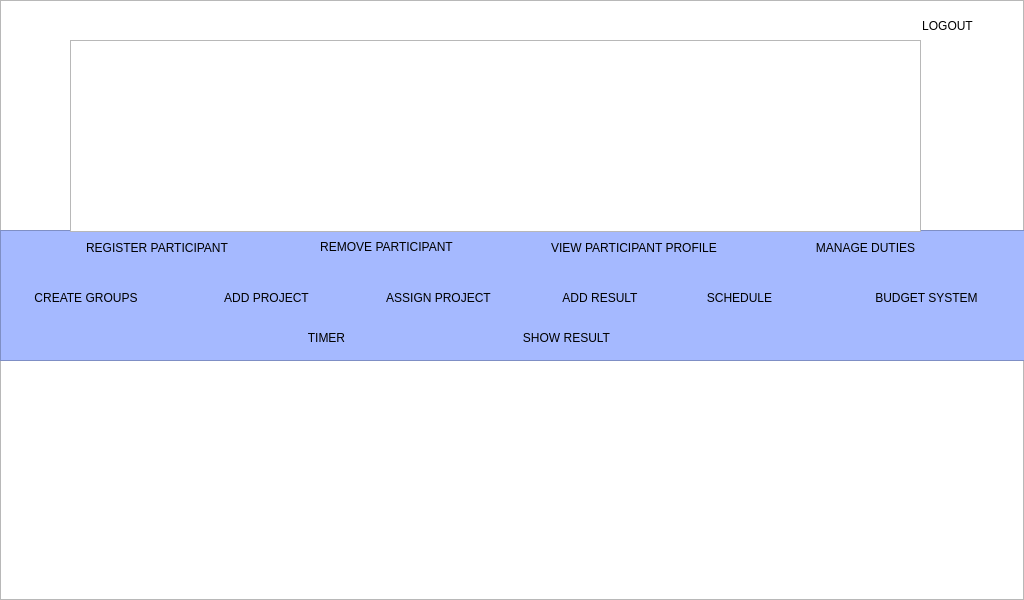
<?xml version="1.0" encoding="UTF-8"?>
<ui version="4.0">
 <class>HomeScreen</class>
 <widget class="QMainWindow" name="HomeScreen">
  <property name="geometry">
   <rect>
    <x>0</x>
    <y>0</y>
    <width>1024</width>
    <height>600</height>
   </rect>
  </property>
  <property name="windowTitle">
   <string>Home Screen</string>
  </property>
  <property name="styleSheet">
   <string notr="true"/>
  </property>
  <widget class="QWidget" name="centralwidget">
   <widget class="QGraphicsView" name="graphicsView">
    <property name="geometry">
     <rect>
      <x>70</x>
      <y>40</y>
      <width>851</width>
      <height>192</height>
     </rect>
    </property>
    <property name="styleSheet">
     <string notr="true">background-image: url(:/Login1/logo.png);</string>
    </property>
   </widget>
   <widget class="QPushButton" name="pushButton_2">
    <property name="geometry">
     <rect>
      <x>910</x>
      <y>10</y>
      <width>75</width>
      <height>31</height>
     </rect>
    </property>
    <property name="styleSheet">
     <string notr="true">font: 75 10pt &quot;Segoe Print&quot;;</string>
    </property>
    <property name="text">
     <string>LOGOUT</string>
    </property>
    <property name="flat">
     <bool>true</bool>
    </property>
   </widget>
   <widget class="QPushButton" name="pushButton_3">
    <property name="geometry">
     <rect>
      <x>510</x>
      <y>230</y>
      <width>248</width>
      <height>36</height>
     </rect>
    </property>
    <property name="whatsThis">
     <string>&lt;html&gt;&lt;head/&gt;&lt;body&gt;&lt;p align=&quot;justify&quot;&gt;aasdf&lt;/p&gt;&lt;/body&gt;&lt;/html&gt;</string>
    </property>
    <property name="styleSheet">
     <string notr="true">font: 75 12pt &quot;Segoe Print&quot;;</string>
    </property>
    <property name="text">
     <string>VIEW PARTICIPANT PROFILE</string>
    </property>
    <property name="flat">
     <bool>true</bool>
    </property>
   </widget>
   <widget class="QGraphicsView" name="graphicsView_2">
    <property name="geometry">
     <rect>
      <x>0</x>
      <y>230</y>
      <width>1031</width>
      <height>131</height>
     </rect>
    </property>
    <property name="styleSheet">
     <string notr="true">background-color: rgb(165, 185, 255);</string>
    </property>
   </widget>
   <widget class="QPushButton" name="pushButton_4">
    <property name="geometry">
     <rect>
      <x>280</x>
      <y>230</y>
      <width>213</width>
      <height>33</height>
     </rect>
    </property>
    <property name="styleSheet">
     <string notr="true">font: 75 12pt &quot;Segoe Script&quot;;</string>
    </property>
    <property name="text">
     <string>REMOVE PARTICIPANT</string>
    </property>
    <property name="flat">
     <bool>true</bool>
    </property>
   </widget>
   <widget class="QPushButton" name="pushButton_5">
    <property name="geometry">
     <rect>
      <x>200</x>
      <y>280</y>
      <width>133</width>
      <height>36</height>
     </rect>
    </property>
    <property name="styleSheet">
     <string notr="true">font: 75 12pt &quot;Segoe Print&quot;;</string>
    </property>
    <property name="text">
     <string>ADD PROJECT</string>
    </property>
    <property name="flat">
     <bool>true</bool>
    </property>
   </widget>
   <widget class="QPushButton" name="pushButton_6">
    <property name="geometry">
     <rect>
      <x>50</x>
      <y>230</y>
      <width>214</width>
      <height>36</height>
     </rect>
    </property>
    <property name="styleSheet">
     <string notr="true">font: 75 12pt &quot;Segoe Print&quot;;</string>
    </property>
    <property name="text">
     <string>REGISTER PARTICIPANT</string>
    </property>
    <property name="flat">
     <bool>true</bool>
    </property>
   </widget>
   <widget class="QPushButton" name="pushButton_7">
    <property name="geometry">
     <rect>
      <x>790</x>
      <y>230</y>
      <width>151</width>
      <height>36</height>
     </rect>
    </property>
    <property name="styleSheet">
     <string notr="true">font: 75 12pt &quot;Segoe Print&quot;;</string>
    </property>
    <property name="text">
     <string>MANAGE DUTIES</string>
    </property>
    <property name="flat">
     <bool>true</bool>
    </property>
   </widget>
   <widget class="QPushButton" name="pushButton_8">
    <property name="geometry">
     <rect>
      <x>10</x>
      <y>280</y>
      <width>152</width>
      <height>36</height>
     </rect>
    </property>
    <property name="styleSheet">
     <string notr="true">font: 75 12pt &quot;Segoe Print&quot;;</string>
    </property>
    <property name="text">
     <string>CREATE GROUPS</string>
    </property>
    <property name="flat">
     <bool>true</bool>
    </property>
   </widget>
   <widget class="QPushButton" name="pushButton">
    <property name="geometry">
     <rect>
      <x>360</x>
      <y>280</y>
      <width>157</width>
      <height>36</height>
     </rect>
    </property>
    <property name="styleSheet">
     <string notr="true">font: 75 12pt &quot;Segoe Print&quot;;</string>
    </property>
    <property name="text">
     <string>ASSIGN PROJECT</string>
    </property>
    <property name="flat">
     <bool>true</bool>
    </property>
   </widget>
   <widget class="QPushButton" name="pushButton_9">
    <property name="geometry">
     <rect>
      <x>540</x>
      <y>280</y>
      <width>120</width>
      <height>36</height>
     </rect>
    </property>
    <property name="styleSheet">
     <string notr="true">font: 75 12pt &quot;Segoe Print&quot;;</string>
    </property>
    <property name="text">
     <string>ADD RESULT</string>
    </property>
    <property name="flat">
     <bool>true</bool>
    </property>
   </widget>
   <widget class="QPushButton" name="pushButton_10">
    <property name="geometry">
     <rect>
      <x>690</x>
      <y>280</y>
      <width>99</width>
      <height>36</height>
     </rect>
    </property>
    <property name="styleSheet">
     <string notr="true">font: 75 12pt &quot;Segoe Print&quot;;</string>
    </property>
    <property name="text">
     <string>SCHEDULE</string>
    </property>
    <property name="flat">
     <bool>true</bool>
    </property>
   </widget>
   <widget class="QPushButton" name="pushButton_11">
    <property name="geometry">
     <rect>
      <x>850</x>
      <y>280</y>
      <width>153</width>
      <height>36</height>
     </rect>
    </property>
    <property name="styleSheet">
     <string notr="true">font: 75 12pt &quot;Segoe Print&quot;;</string>
    </property>
    <property name="text">
     <string>BUDGET SYSTEM</string>
    </property>
    <property name="flat">
     <bool>true</bool>
    </property>
   </widget>
   <widget class="QPushButton" name="pushButton_12">
    <property name="geometry">
     <rect>
      <x>500</x>
      <y>320</y>
      <width>133</width>
      <height>36</height>
     </rect>
    </property>
    <property name="styleSheet">
     <string notr="true">font: 75 12pt &quot;Segoe Print&quot;;</string>
    </property>
    <property name="text">
     <string>SHOW RESULT</string>
    </property>
    <property name="flat">
     <bool>true</bool>
    </property>
   </widget>
   <widget class="QPushButton" name="pushButton_13">
    <property name="geometry">
     <rect>
      <x>260</x>
      <y>320</y>
      <width>133</width>
      <height>36</height>
     </rect>
    </property>
    <property name="styleSheet">
     <string notr="true">font: 75 12pt &quot;Segoe Print&quot;;</string>
    </property>
    <property name="text">
     <string>TIMER</string>
    </property>
    <property name="flat">
     <bool>true</bool>
    </property>
   </widget>
   <widget class="QGraphicsView" name="graphicsView_3">
    <property name="geometry">
     <rect>
      <x>0</x>
      <y>0</y>
      <width>1024</width>
      <height>600</height>
     </rect>
    </property>
    <property name="styleSheet">
     <string notr="true">background-image: url(:/Login1/Abstract-wallpaper-for-PC-87 (1).jpg);</string>
    </property>
   </widget>
   <zorder>graphicsView_3</zorder>
   <zorder>graphicsView_2</zorder>
   <zorder>graphicsView</zorder>
   <zorder>pushButton_2</zorder>
   <zorder>pushButton_3</zorder>
   <zorder>pushButton_4</zorder>
   <zorder>pushButton_5</zorder>
   <zorder>pushButton_6</zorder>
   <zorder>pushButton_7</zorder>
   <zorder>pushButton_8</zorder>
   <zorder>pushButton</zorder>
   <zorder>pushButton_9</zorder>
   <zorder>pushButton_10</zorder>
   <zorder>pushButton_11</zorder>
   <zorder>pushButton_12</zorder>
   <zorder>pushButton_13</zorder>
  </widget>
 </widget>
 <resources>
  <include location="login1.qrc"/>
 </resources>
 <connections>
  <connection>
   <sender>pushButton_2</sender>
   <signal>clicked()</signal>
   <receiver>HomeScreen</receiver>
   <slot>logout()</slot>
   <hints>
    <hint type="sourcelabel">
     <x>930</x>
     <y>32</y>
    </hint>
    <hint type="destinationlabel">
     <x>915</x>
     <y>0</y>
    </hint>
   </hints>
  </connection>
  <connection>
   <sender>pushButton_3</sender>
   <signal>clicked()</signal>
   <receiver>HomeScreen</receiver>
   <slot>watchProfile()</slot>
   <hints>
    <hint type="sourcelabel">
     <x>618</x>
     <y>243</y>
    </hint>
    <hint type="destinationlabel">
     <x>586</x>
     <y>0</y>
    </hint>
   </hints>
  </connection>
  <connection>
   <sender>pushButton_4</sender>
   <signal>clicked()</signal>
   <receiver>HomeScreen</receiver>
   <slot>goToRemoveParticipant()</slot>
   <hints>
    <hint type="sourcelabel">
     <x>405</x>
     <y>242</y>
    </hint>
    <hint type="destinationlabel">
     <x>366</x>
     <y>0</y>
    </hint>
   </hints>
  </connection>
  <connection>
   <sender>pushButton_5</sender>
   <signal>clicked()</signal>
   <receiver>HomeScreen</receiver>
   <slot>goToAddProject()</slot>
   <hints>
    <hint type="sourcelabel">
     <x>270</x>
     <y>296</y>
    </hint>
    <hint type="destinationlabel">
     <x>314</x>
     <y>0</y>
    </hint>
   </hints>
  </connection>
  <connection>
   <sender>pushButton_7</sender>
   <signal>clicked()</signal>
   <receiver>HomeScreen</receiver>
   <slot>goToDuties()</slot>
   <hints>
    <hint type="sourcelabel">
     <x>879</x>
     <y>254</y>
    </hint>
    <hint type="destinationlabel">
     <x>803</x>
     <y>0</y>
    </hint>
   </hints>
  </connection>
  <connection>
   <sender>pushButton_6</sender>
   <signal>clicked()</signal>
   <receiver>HomeScreen</receiver>
   <slot>goToRegister()</slot>
   <hints>
    <hint type="sourcelabel">
     <x>135</x>
     <y>243</y>
    </hint>
    <hint type="destinationlabel">
     <x>235</x>
     <y>0</y>
    </hint>
   </hints>
  </connection>
  <connection>
   <sender>pushButton</sender>
   <signal>clicked()</signal>
   <receiver>HomeScreen</receiver>
   <slot>goToAssProject()</slot>
   <hints>
    <hint type="sourcelabel">
     <x>421</x>
     <y>302</y>
    </hint>
    <hint type="destinationlabel">
     <x>417</x>
     <y>0</y>
    </hint>
   </hints>
  </connection>
  <connection>
   <sender>pushButton_11</sender>
   <signal>clicked()</signal>
   <receiver>HomeScreen</receiver>
   <slot>goToBudget()</slot>
   <hints>
    <hint type="sourcelabel">
     <x>866</x>
     <y>296</y>
    </hint>
    <hint type="destinationlabel">
     <x>755</x>
     <y>0</y>
    </hint>
   </hints>
  </connection>
  <connection>
   <sender>pushButton_9</sender>
   <signal>clicked()</signal>
   <receiver>HomeScreen</receiver>
   <slot>goToResult()</slot>
   <hints>
    <hint type="sourcelabel">
     <x>599</x>
     <y>301</y>
    </hint>
    <hint type="destinationlabel">
     <x>543</x>
     <y>0</y>
    </hint>
   </hints>
  </connection>
  <connection>
   <sender>pushButton_12</sender>
   <signal>clicked()</signal>
   <receiver>HomeScreen</receiver>
   <slot>showResult()</slot>
   <hints>
    <hint type="sourcelabel">
     <x>609</x>
     <y>325</y>
    </hint>
    <hint type="destinationlabel">
     <x>733</x>
     <y>0</y>
    </hint>
   </hints>
  </connection>
  <connection>
   <sender>pushButton_13</sender>
   <signal>clicked()</signal>
   <receiver>HomeScreen</receiver>
   <slot>goToTimer()</slot>
   <hints>
    <hint type="sourcelabel">
     <x>344</x>
     <y>339</y>
    </hint>
    <hint type="destinationlabel">
     <x>670</x>
     <y>0</y>
    </hint>
   </hints>
  </connection>
  <connection>
   <sender>pushButton_10</sender>
   <signal>clicked()</signal>
   <receiver>HomeScreen</receiver>
   <slot>goTofirstPage()</slot>
   <hints>
    <hint type="sourcelabel">
     <x>739</x>
     <y>288</y>
    </hint>
    <hint type="destinationlabel">
     <x>702</x>
     <y>0</y>
    </hint>
   </hints>
  </connection>
  <connection>
   <sender>pushButton_8</sender>
   <signal>clicked()</signal>
   <receiver>HomeScreen</receiver>
   <slot>goCreateGroup()</slot>
   <hints>
    <hint type="sourcelabel">
     <x>91</x>
     <y>298</y>
    </hint>
    <hint type="destinationlabel">
     <x>122</x>
     <y>-3</y>
    </hint>
   </hints>
  </connection>
 </connections>
 <slots>
  <slot>logout()</slot>
  <slot>goToProfile()</slot>
  <slot>goToAddParticipant()</slot>
  <slot>watchProfile()</slot>
  <slot>goToRemoveParticipant()</slot>
  <slot>goToAddProject()</slot>
  <slot>goToDuties()</slot>
  <slot>goToRegister()</slot>
  <slot>goToAssProject()</slot>
  <slot>goToBudget()</slot>
  <slot>goToResult()</slot>
  <slot>showResult()</slot>
  <slot>goToTimer()</slot>
  <slot>goTofirstPage()</slot>
  <slot>goCreateGroup()</slot>
 </slots>
</ui>
